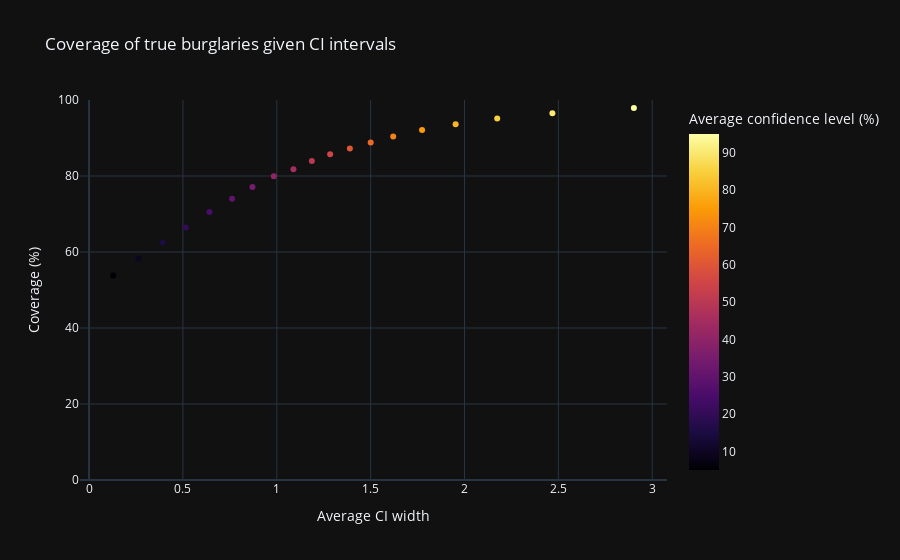

The code cell stored with this chart in its notebook:
### Code cell
import plotly.express as px
import pandas as pd

# Build example DataFrame
df = pd.DataFrame({
    "ci_width": confidence_intervals,
    "coverage": coverages,
    "confidence": confidence
})

# Create scatter with dark theme
fig = px.scatter(
    df,
    x="ci_width",
    y="coverage",
    color="confidence",
    color_continuous_scale="Inferno",
    template="plotly_dark",
    labels={
        "ci_width": "Average CI width",
        "coverage": "Coverage (%)",
        "confidence": "Average confidence level (%)"
    },
    title="Coverage of true burglaries given CI intervals"
)

# Move title to right, rotate ticks, and offset bar
fig.update_traces(
    marker_colorbar_title_side="right",   # side of title :contentReference[oaicite:7]{index=7}
    marker_colorbar_tickangle=-90,         # rotate labels :contentReference[oaicite:8]{index=8}
    marker_colorbar_x=1.02,                # shift bar right :contentReference[oaicite:9]{index=9}
    marker_colorbar_xpad=5,                # add padding :contentReference[oaicite:10]{index=10}
    selector=dict(type="scatter")          # apply only to scatter traces :contentReference[oaicite:11]{index=11}
)

fig.update_yaxes(range=[0, 100])
fig.show()

### Figure 1 — Plotly figure (JSON) as saved in the notebook; plotly's stock layout.template omitted (floating-point values rounded to 4 significant figures)
{"data": [{"hovertemplate": "Average CI width=%{x}<br>Coverage (%)=%{y}<br>Average confidence level (%)=%{marker.color}<extra></extra>", "legendgroup": "", "marker": {"color": [95.0, 90.0, 85.0, 80.0, 75.0, 70.0, 65.0, 60.0, 55.0, 50.0, 45.0, 40.0, 35.0, 30.0, 25.0, 20.0, 15.0, 10.0, 5.0], "coloraxis": "coloraxis", "colorbar": {"tickangle": -90, "title": {"side": "right"}, "x": 1.02, "xpad": 5}, "symbol": "circle"}, "mode": "markers", "name": "", "orientation": "v", "showlegend": false, "type": "scatter", "x": [2.902, 2.468, 2.174, 1.953, 1.774, 1.62, 1.5, 1.389, 1.284, 1.187, 1.089, 0.9841, 0.8703, 0.7618, 0.6413, 0.5147, 0.3927, 0.2624, 0.128], "xaxis": "x", "y": [97.93, 96.51, 95.12, 93.61, 92.12, 90.41, 88.84, 87.23, 85.7, 83.94, 81.79, 79.92, 77.14, 74.03, 70.53, 66.46, 62.49, 58.2, 53.81], "yaxis": "y"}], "layout": {"coloraxis": {"colorbar": {"title": {"text": "Average confidence level (%)"}}, "colorscale": [[0, "#000004"], [0.1111, "#1b0c41"], [0.2222, "#4a0c6b"], [0.3333, "#781c6d"], [0.4444, "#a52c60"], [0.5556, "#cf4446"], [0.6667, "#ed6925"], [0.7778, "#fb9b06"], [0.8889, "#f7d13d"], [1, "#fcffa4"]]}, "legend": {"tracegroupgap": 0}, "title": {"text": "Coverage of true burglaries given CI intervals"}, "xaxis": {"anchor": "y", "domain": [0, 1], "title": {"text": "Average CI width"}}, "yaxis": {"anchor": "x", "domain": [0, 1], "range": [0, 100], "title": {"text": "Coverage (%)"}}}}
